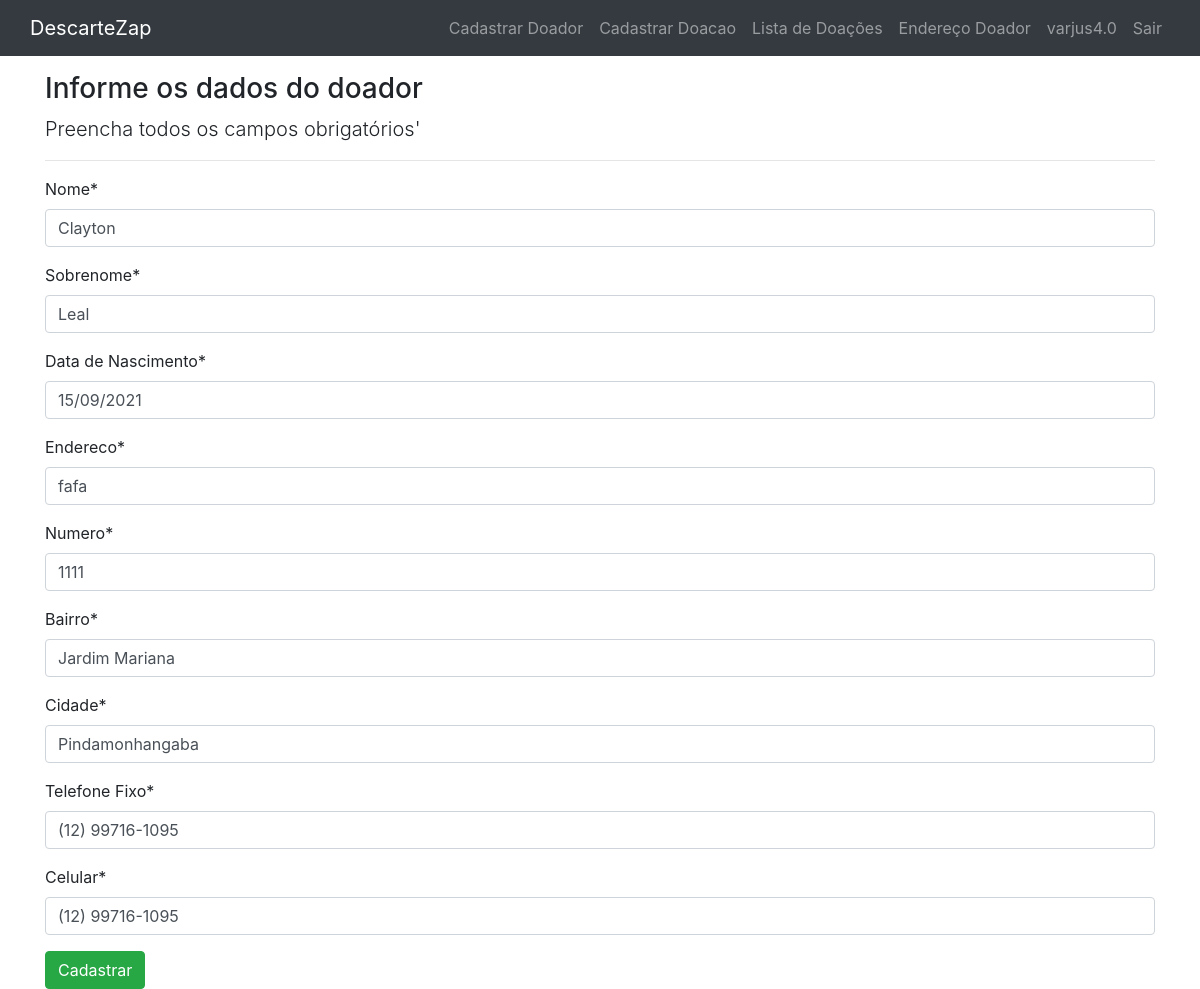
The app's page /atualizar-dados/ (signed in) with its own data.
### cadastros/models.py (models this page shows, shortened)
class Doadores(models.Model):
    nome = models.CharField(max_length=20, blank=False, null=True)
    sobrenome = models.CharField(max_length=20, blank=False, null=True)
    dataNascimento = models.DateField(max_length=10, blank=False, verbose_name="Data de Nascimento", null=True)
    endereco = models.CharField(max_length=100, blank=False, null=True)
    numero = models.CharField(max_length=10, blank=False, null=True)
    complemento = models.CharField(max_length=10, blank=False, null=True)
    bairro = models.CharField(max_length=20, blank=False, null=True)
    cidade = models.CharField(max_length=20, blank=False, null=True)
    telefonefixo = models.CharField(max_length=20, blank=False, unique=True, verbose_name="Telefone Fixo", null=True)
    celular = models.CharField(max_length=20, blank=False, unique=True, null=True)
    username = models.ForeignKey(User, max_length=20, on_delete=models.PROTECT, null=False)

### cadastros/views.py (the view)
# urls.py: path('atualizar-dados/', DoadorUpdate.as_view(), name="atualizar-dados"),
class DoadorUpdate(UpdateView):
    template_name = 'cadastrar/doador.html'
    model = Doadores
    fields = ['nome', 'sobrenome', 'dataNascimento', 'endereco', 'numero', 'bairro', 'cidade', 'telefonefixo',
              'celular']
    success_url = reverse_lazy('paginas:home')
    def get_object(self, queryset=None):
        self.object = get_object_or_404(Doadores, username=self.request.user)
        return self.object
    def get_context_data(self, *args, **kwargs):
        context = super().get_context_data(*args, **kwargs)
        context['titulo'] = "Registro de Novo Usuário"
        context['Botao'] = "Atualizar"
        return context

### templates/cadastrar/doador.html (shortened to what this page needs)
{% extends 'base.html' %}
{% load static %}
{% load crispy_forms_tags %}
{% block content %}
    <h3>Informe os dados do doador</h3>
<p class="lead">
    Preencha todos os campos obrigatórios'
</p>
<hr>
    <form action="" method="POST">
        {{ form|crispy }}
        <button class="btn btn-success" type="submit">Cadastrar</button>
    </form>
{% endblock %}

### templates/base.html (shortened to what this page needs)
<!DOCTYPE html>
<html lang="pt-br">
<head>
    <link rel="stylesheet" href="https://stackpath.bootstrapcdn.com/bootstrap/4.5.2/css/bootstrap.min.css">
</head>
<body>
    <header>
        <nav class="navbar navbar-expand navbar-dark bg-dark mb-3">
            <div class="container">
                <a class="navbar-brand" href="{% url 'paginas:home' %}">DescarteZap</a>
                <ul class="navbar-nav">
                    {% if user.is_authenticated %}
                     <ul class="navbar-nav">
                     <li class="nav-item">
                        <a class="nav-link" href="{% url 'cadastros:atualizar-dados' %}">Cadastrar Doador</a>
                     </li>
                     <li class="nav-item">
                        <a class="nav-link" href="{% url 'cadastros:cadastrar-doacao' %}">Cadastrar Doacao</a>
                     </li>
                      <li class="nav-item">
                        <a class="nav-link" href="{% url 'cadastros:listar-doacao' %}">Lista de Doações</a>
                     </li>
                     <li class="nav-item">
                        <a class="nav-link" href="{% url 'cadastros:listar-doadores' %}">Endereço Doador</a>
                     </li>
                     <li class="nav-item">
                        <a class="nav-link" href="{% url 'account_login' %}">
                        <span id="usarname">{{ request.user }} </span>
                        </a>
                     </li>
                    <li class="nav-item">
                        <a class="nav-link" href="{% url 'account_logout' %}">Sair</a>
                    </li>
                    {% endif %}
                </ul>
            </div>
        </nav>
    </header>
    <main class="container">
        {% block content %}
        {% endblock %}
    </main>
</body>
</html>

### records on screen
Doadores: nome "Clayton", sobrenome "Leal", dataNascimento "15/09/2021", endereco "fafa", numero "1111", bairro "Jardim Mariana", cidade "Pindamonhangaba", telefonefixo "(12) 99716-1095", celular "(12) 99716-1095"

### other values on screen
{{ request.user }} "varjus4.0"
